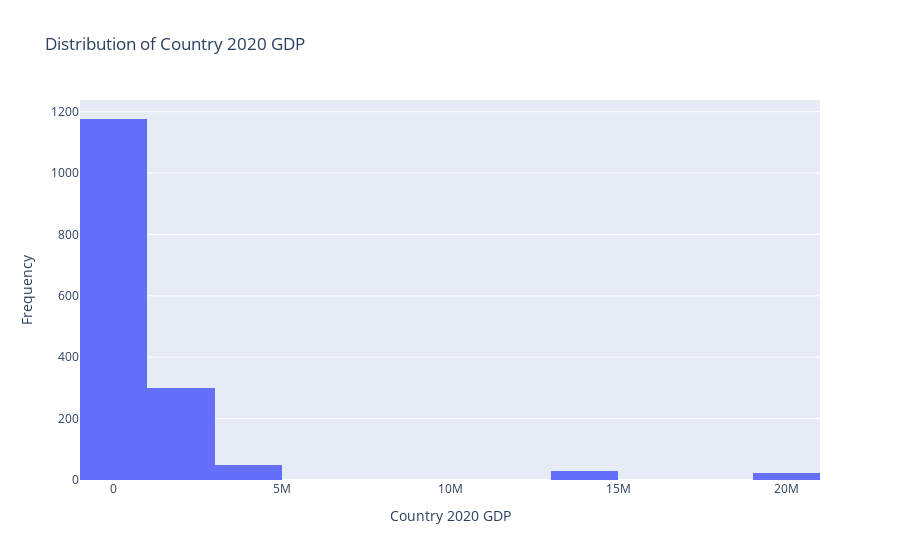

This figure's notebook cell:
### Code cell
fig = px.histogram(df, x='Country 2020 GDP', nbins=20, title='Distribution of Country 2020 GDP')
fig.update_xaxes(title_text='Country 2020 GDP')
fig.update_yaxes(title_text='Frequency')
fig.show()

### Figure 1 — Plotly figure (JSON) as saved in the notebook; plotly's stock layout.template omitted (floating-point values rounded to 4 significant figures; data arrays with more than 128 entries replaced by an {"elided": "..."} marker saying what was removed)
{"data": [{"alignmentgroup": "True", "bingroup": "x", "hovertemplate": "Country 2020 GDP=%{x}<br>count=%{y}<extra></extra>", "legendgroup": "", "marker": {"color": "#636efa", "pattern": {"shape": ""}}, "name": "", "nbinsx": 20, "offsetgroup": "", "orientation": "v", "showlegend": false, "type": "histogram", "x": {"elided": "1576 float values"}, "xaxis": "x", "yaxis": "y"}], "layout": {"barmode": "relative", "legend": {"tracegroupgap": 0}, "title": {"text": "Distribution of Country 2020 GDP"}, "xaxis": {"anchor": "y", "domain": [0, 1], "title": {"text": "Country 2020 GDP"}}, "yaxis": {"anchor": "x", "domain": [0, 1], "title": {"text": "Frequency"}}}}
